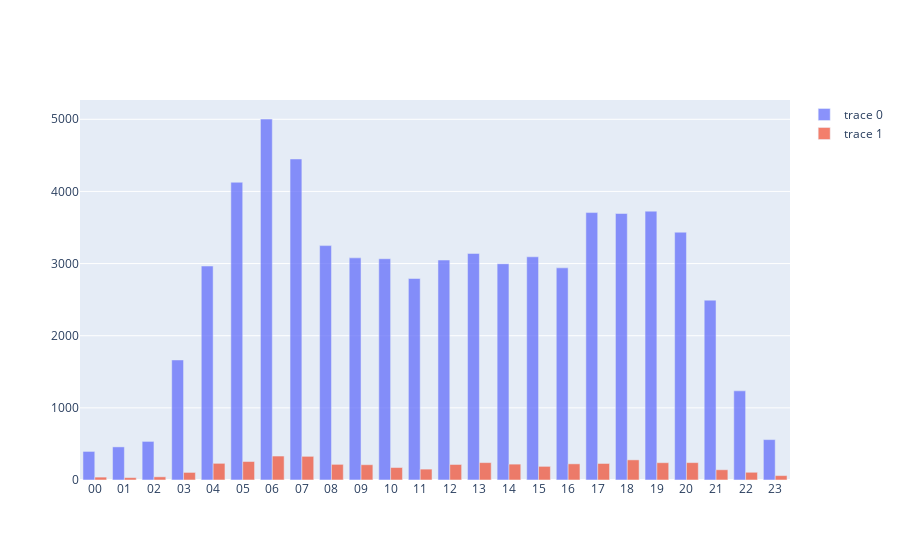

Notebook code for this chart:
### Markdown cell above
#### Hourly Activity

### Code cell
is_subscriber = [d for d in df['is_subscriber'].unique()]

fig = go.Figure()
# Iterate through each device 
for d in is_subscriber:
    # Find the subset of the data with that device
    tmp_df = df[df['is_subscriber'] == d]

    # Create a dict object with 0 counts for all topics
    is_subscriber_hourly_activity = {}
    for i in tmp_df.index:
        # Find that index
        tmp_timestamp = df['impression_time'][i]
        tmp_datetime = tmp_timestamp
        tmp_time = tmp_datetime.strftime('%H')

        # Daily Activity
        if tmp_time not in is_subscriber_hourly_activity:
            is_subscriber_hourly_activity[tmp_time] = 0
        else:
            is_subscriber_hourly_activity[tmp_time] +=1
        
    
    # Sort by dates
    is_subscriber_hourly_activity = dict(sorted(is_subscriber_hourly_activity.items()))

    # Add trace
    fig.add_trace(go.Bar(x= [x for x in is_subscriber_hourly_activity.keys()], y = [y for y in is_subscriber_hourly_activity.values()], textfont_size=20))



    # Overlay both histograms
    #fig.update_layout(barmode='overlay')
    # Reduce opacity to see both histograms
fig.update_traces(opacity=0.75)
fig.show()

### Figure 1 — Plotly figure (JSON) as saved in the notebook; plotly's stock layout.template omitted (floating-point values rounded to 4 significant figures)
{"data": [{"opacity": 0.75, "textfont": {"size": 20}, "type": "bar", "x": ["00", "01", "02", "03", "04", "05", "06", "07", "08", "09", "10", "11", "12", "13", "14", "15", "16", "17", "18", "19", "20", "21", "22", "23"], "y": [396, 459, 535, 1664, 2966, 4127, 5004, 4450, 3249, 3079, 3067, 2793, 3049, 3140, 2998, 3094, 2941, 3707, 3694, 3727, 3435, 2493, 1236, 560]}, {"opacity": 0.75, "textfont": {"size": 20}, "type": "bar", "x": ["00", "01", "02", "03", "04", "05", "06", "07", "08", "09", "10", "11", "12", "13", "14", "15", "16", "17", "18", "19", "20", "21", "22", "23"], "y": [40, 33, 44, 105, 231, 256, 332, 328, 217, 212, 173, 151, 215, 241, 220, 189, 224, 229, 279, 240, 241, 142, 107, 61]}], "layout": {}}
